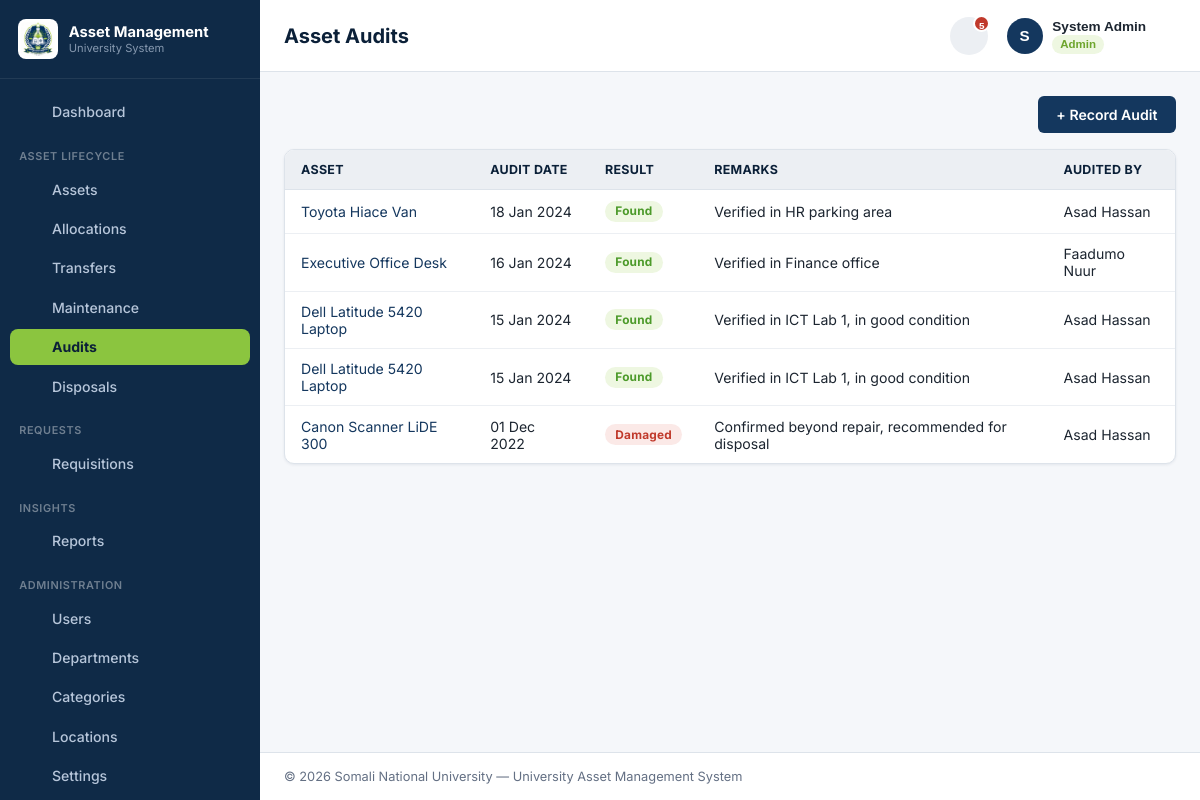
The app's page /modules/audits/list.php (signed in) with its own data.
### tables this page shows
CREATE TABLE asset_audits (
    audit_id     INT AUTO_INCREMENT PRIMARY KEY,
    asset_id     INT NOT NULL,
    audited_by   INT NOT NULL,
    audit_date   DATE NOT NULL,
    result       ENUM('found','missing','damaged') NOT NULL,
    remarks      VARCHAR(255) NULL,
    created_at   TIMESTAMP NOT NULL DEFAULT CURRENT_TIMESTAMP,
    updated_at   TIMESTAMP NOT NULL DEFAULT CURRENT_TIMESTAMP ON UPDATE CURRENT_TIMESTAMP,
    CONSTRAINT fk_audits_asset FOREIGN KEY (asset_id) REFERENCES assets(asset_id)
        ON UPDATE CASCADE ON DELETE CASCADE,
    CONSTRAINT fk_audits_by FOREIGN KEY (audited_by) REFERENCES users(user_id)
        ON UPDATE CASCADE ON DELETE RESTRICT
);

CREATE TABLE assets (
    asset_id         INT AUTO_INCREMENT PRIMARY KEY,
    name             VARCHAR(150) NOT NULL,
    category_id      INT NOT NULL,
    serial_no        VARCHAR(100) NULL,
    location_id      INT NULL,
    department_id    INT NULL COMMENT 'current custodian department',
    purchase_date    DATE NOT NULL,
    purchase_cost    DECIMAL(12,2) NOT NULL,
    warranty_expiry  DATE NULL,
    status           ENUM('active','under_repair','disposed') NOT NULL DEFAULT 'active',
    description      TEXT NULL,
    created_at       TIMESTAMP NOT NULL DEFAULT CURRENT_TIMESTAMP,
    updated_at       TIMESTAMP NOT NULL DEFAULT CURRENT_TIMESTAMP ON UPDATE CURRENT_TIMESTAMP,
    CONSTRAINT fk_assets_category FOREIGN KEY (category_id) REFERENCES categories(category_id)
        ON UPDATE CASCADE ON DELETE RESTRICT,
    CONSTRAINT fk_assets_location FOREIGN KEY (location_id) REFERENCES locations(location_id)
        ON UPDATE CASCADE ON DELETE SET NULL,
    CONSTRAINT fk_assets_department FOREIGN KEY (department_id) REFERENCES departments(department_id)
        ON UPDATE CASCADE ON DELETE SET NULL
);

CREATE TABLE users (
    user_id        INT AUTO_INCREMENT PRIMARY KEY,
    name           VARCHAR(100) NOT NULL,
    email          VARCHAR(150) NOT NULL UNIQUE,
    username       VARCHAR(50) NOT NULL UNIQUE,
    password       VARCHAR(255) NOT NULL,
    role_id        INT NOT NULL,
    department_id  INT NULL,
    status         ENUM('active','inactive') NOT NULL DEFAULT 'active',
    created_at     TIMESTAMP NOT NULL DEFAULT CURRENT_TIMESTAMP,
    updated_at     TIMESTAMP NOT NULL DEFAULT CURRENT_TIMESTAMP ON UPDATE CURRENT_TIMESTAMP,
    CONSTRAINT fk_users_role FOREIGN KEY (role_id) REFERENCES roles(role_id)
        ON UPDATE CASCADE ON DELETE RESTRICT,
    CONSTRAINT fk_users_department FOREIGN KEY (department_id) REFERENCES departments(department_id)
        ON UPDATE CASCADE ON DELETE SET NULL
);

### includes/auth.php (called while the page is built, shortened)
<?php
function isLoggedIn(): bool
{
    return !empty($_SESSION['user_id']);
}
function hasRole(array $roles): bool
{
    return isLoggedIn() && in_array($_SESSION['role_name'], $roles, true);
}

### modules/audits/list.php (the view, shortened to what this page needs)
<?php
require_once __DIR__ . '/../../includes/bootstrap.php';
$canEdit = hasRole([ROLE_ADMIN, ROLE_OFFICER]);
$where  = [];
$params = [];
$whereSql = $where ? ('WHERE ' . implode(' AND ', $where)) : '';
$sql = "SELECT au.*, a.name AS asset_name, a.department_id, u.name AS audited_by_name
        FROM asset_audits au
        JOIN assets a ON a.asset_id = au.asset_id
        LEFT JOIN users u ON u.user_id = au.audited_by
        $whereSql
        ORDER BY au.audit_date DESC";
$stmt = $pdo->prepare($sql);
$stmt->execute($params);
$rows = $stmt->fetchAll();
include __DIR__ . '/../../includes/layout/header.php';
?>
<div class="card-header">
    <?php if ($canEdit): ?>
        <a href="<?= APP_URL ?>/modules/audits/add.php" class="btn btn-primary">+ Record Audit</a>
    <?php endif; ?>
</div>
<div class="table-wrap">
<table id="auditsTable">
    <thead>
        <tr>
            <th data-sort>Asset</th>
            <th data-sort>Audit Date</th>
            <th data-sort>Result</th>
            <th class="no-sort">Remarks</th>
            <th data-sort>Audited By</th>
        </tr>
    </thead>
    <tbody>
    <?php foreach ($rows as $r): ?>
        <tr>
            <td><a href="<?= APP_URL ?>/modules/assets/view.php?id=<?= (int) $r['asset_id'] ?>"><?= e($r['asset_name']) ?></a></td>
            <td><?= formatDate($r['audit_date']) ?></td>
            <td><?= statusBadge($r['result']) ?></td>
            <td><?= e($r['remarks'] ?? '—') ?></td>
            <td><?= e($r['audited_by_name'] ?? '—') ?></td>
        </tr>
    <?php endforeach; ?>
    </tbody>
</table>
</div>
<?php include __DIR__ . '/../../includes/layout/footer.php'; ?>

### includes/functions.php (shortened to what this page needs)
<?php
function e($value): string
{
    return htmlspecialchars((string) $value, ENT_QUOTES, 'UTF-8');
}
function formatDate(?string $date): string
{
    $ts = strtotime($date);
    return $ts ? date('d M Y', $ts) : '—';
}
function statusBadge(?string $status): string
{
    $key = strtolower($status);
    $success = ['active', 'found', 'approved', 'completed', 'issued', 'returned', 'success'];
    $warning = ['under_repair', 'pending', 'in_progress', 'repair'];
    $danger  = ['disposed', 'missing', 'rejected', 'damaged', 'inactive', 'failed'];
    if (in_array($key, $success, true)) {
        $class = 'badge-success';
    } elseif (in_array($key, $warning, true)) {
        $class = 'badge-warning';
    } elseif (in_array($key, $danger, true)) {
        $class = 'badge-danger';
    } else {
        $class = 'badge-neutral';
    }
    $label = ucwords(str_replace('_', ' ', $status));
    return '<span class="badge ' . $class . '">' . e($label) . '</span>';
}
function icon(string $name, string $class = ''): string
{
    $path = $paths[$name] ?? '';
    return '<svg class="icon ' . e($class) . '" viewBox="0 0 24 24" fill="none" stroke="currentColor" stroke-width="1.8" stroke-linecap="round" stroke-linejoin="round" aria-hidden="true">' . $path . '</svg>';
}

### static/css/style.css (style rules this page uses)
:root { --color-sidebar-bg: #0f2a47; --color-sidebar-bg-active: #16385e; --color-sidebar-text: #b7c6da; --color-sidebar-text-active: #ffffff; --color-primary: #14375e; --color-primary-dark: #0b2038; --color-primary-light: #e8edf3; --color-accent: #8bc53f; --color-accent-dark: #6ea52d; --color-accent-light: #eef7e1; --color-white: #ffffff; --color-gray-50: #f5f7fa; --color-gray-100: #eceff3; --color-gray-200: #dde3ea; --color-gray-300: #c3ccd6; --color-gray-500: #7c8898; --color-gray-700: #444e5c; --color-text: #1c2530; --color-text-muted: #647084; --color-success: #4c9a2a; --color-success-bg: #eef7e1; --color-warning: #c9861a; --color-warning-bg: #fbf0dd; --color-danger: #c0392b; --color-danger-bg: #fbe9e7; --color-neutral-bg: #eceff3; --radius: 10px; --shadow-sm: 0 1px 3px rgba(15, 42, 71, 0.08); --shadow-md: 0 8px 24px rgba(15, 42, 71, 0.14); --sidebar-width: 260px; }
* { box-sizing: border-box; }
body { margin: 0; font-family: 'Inter', 'Segoe UI', Tahoma, Geneva, Verdana, sans-serif; background: var(--color-gray-50); color: var(--color-text); font-size: 14.5px; }
a { color: var(--color-primary); text-decoration: none; }
.icon { width: 1.15em; height: 1.15em; vertical-align: -0.2em; flex-shrink: 0; }
.caret .icon { width: 0.9em; height: 0.9em; }
.card-header { display: flex; align-items: center; justify-content: space-between; margin-bottom: 1rem; }
.btn { display: inline-flex; align-items: center; justify-content: center; gap: 0.4rem; padding: 0.55rem 1.1rem; border-radius: 6px; border: 1px solid transparent; font-size: 0.88rem; font-weight: 600; cursor: pointer; text-decoration: none; }
.btn-primary { background: var(--color-primary); color: #fff; }
.table-wrap { background: var(--color-white); border: 1px solid var(--color-gray-200); border-radius: var(--radius); overflow-x: auto; box-shadow: var(--shadow-sm); }
table { width: 100%; border-collapse: collapse; font-size: 0.88rem; }
thead th { background: var(--color-gray-100); color: var(--color-primary-dark); text-align: left; padding: 0.75rem 1rem; font-size: 0.78rem; text-transform: uppercase; letter-spacing: 0.3px; border-bottom: 1px solid var(--color-gray-200); cursor: pointer; white-space: nowrap; }
thead th.no-sort { cursor: default; }
tbody td { padding: 0.7rem 1rem; border-bottom: 1px solid var(--color-gray-100); vertical-align: middle; }
tbody tr:last-child td { border-bottom: none; }
.badge { display: inline-block; padding: 0.22rem 0.65rem; border-radius: 20px; font-size: 0.74rem; font-weight: 700; letter-spacing: 0.2px; }
.badge-success { background: var(--color-success-bg); color: var(--color-success); }
.badge-danger { background: var(--color-danger-bg); color: var(--color-danger); }

### records on screen
asset_audits: asset.name "Toyota Hiace Van", audit_date "18 Jan 2024", result "Found", remarks "Verified in HR parking area", audited_by.name "Asad Hassan"
asset_audits: asset.name "Executive Office Desk", audit_date "16 Jan 2024", result "Found", remarks "Verified in Finance office", audited_by.name "Faadumo Nuur"
asset_audits: asset.name "Dell Latitude 5420 Laptop", audit_date "15 Jan 2024", result "Found", remarks "Verified in ICT Lab 1, in good condition", audited_by.name "Asad Hassan"
asset_audits: asset.name "Dell Latitude 5420 Laptop", audit_date "15 Jan 2024", result "Found", remarks "Verified in ICT Lab 1, in good condition", audited_by.name "Asad Hassan"
asset_audits: asset.name "Canon Scanner LiDE 300", audit_date "01 Dec 2022", result "Damaged", remarks "Confirmed beyond repair, recommended for disposal", audited_by.name "Asad Hassan"

### other values on screen
t('brand.title') "Asset Management"
t('brand.subtitle') "University System"
$label "Dashboard Assets Allocations Transfers Maintenance Audits Disposals Requisitions Reports Users Departments Categories Locations Settings"
t('nav.section.assets') "ASSET LIFECYCLE"
t('nav.section.requests') "REQUESTS"
t('nav.section.insights') "INSIGHTS"
t('nav.section.admin') "ADMINISTRATION"
$pageTitle "Asset Audits"
$pendingAlertTotal "5"
mb_strtoupper(mb_substr($user['name'] ?? 'A', 0, 1)) "S"
$user['name'] "System Admin"
$user['role_name'] "Admin"
$uniName "Somali National University"
t('footer.system_name') "University Asset Management System"
